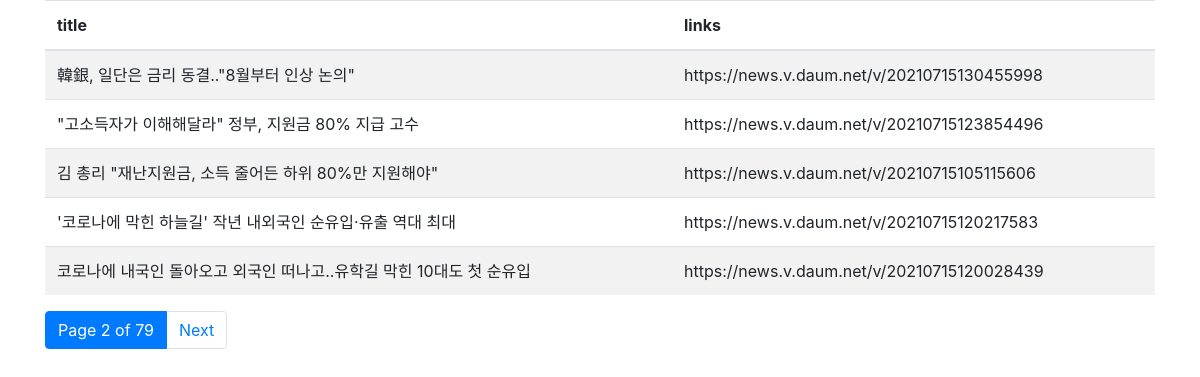
Page /board/list_paginator?page=2 on the committed database.
### polls/models.py (models this page shows)
class Economics(models.Model):
    title = models.CharField(max_length=100)
    href = models.CharField(max_length=100)
    create_date = models.CharField(max_length=100)

### board/views.py (the view)
# urls.py: path('board/list_paginator', boardviews.list_paginator),
def list_paginator(request):
    conn = sqlite3.connect('db.sqlite3')
    conn.row_factory = sqlite3.Row  # for getting columns
    curs = conn.cursor()
    curs.execute('select * from polls_economics pe')
    data = curs.fetchall()
    for row in data:
        print(row['title'], row['href'])
    paginator = Paginator(data, 5)
    result = dict()
    result['paginator'] = paginator
    page_number = request.GET.get('page', 1)
    result['page_obj'] = paginator.get_page(page_number)
    return render(request, 'board/list_paginator.html', context=result)

### templates/board/list_paginator.html (shortened to what this page needs)
<!DOCTYPE html>
<html lang="en">
<head>
</head>
<link rel="stylesheet" href="https://stackpath.bootstrapcdn.com/bootstrap/4.3.1/css/bootstrap.min.css"
>
<body>
<div class="container">
    <table class="table table-striped">
        <thead>
            <tr>
                <th>title</th>
                <th>links</th>
            </tr>
        </thead>
        <tbody>
            {% for row in page_obj %}
            <tr>
                <td>{{ row.title }}</td>
                <td>{{ row.href }}</td>
            </tr>
            {% endfor %}
        </tbody>
    </table>
    <ul class="pagination">
        <li class="page-item active"><a class="page-link" href="#">Page {{ page_obj.number }}  of {{ paginator.num_pages }}</a></li>
        <li class="page-item"><a class="page-link" href="?page={{ page_obj.next_page_number }}">Next</a></li>
    </ul>
</div>
</body>
</html>

### rows in the picture
Economics: title "韓銀, 일단은 금리 동결..\"8월부터 인상 논의\"", href "https://news.v.daum.net/v/20210715130455998"
Economics: title "\"고소득자가 이해해달라\" 정부, 지원금 80% 지급 고수", href "https://news.v.daum.net/v/20210715123854496"
Economics: title "김 총리 \"재난지원금, 소득 줄어든 하위 80%만 지원해야\"", href "https://news.v.daum.net/v/20210715105115606"
Economics: title "'코로나에 막힌 하늘길' 작년 내외국인 순유입·유출 역대 최대", href "https://news.v.daum.net/v/20210715120217583"
Economics: title "코로나에 내국인 돌아오고 외국인 떠나고..유학길 막힌 10대도 첫 순유입", href "https://news.v.daum.net/v/20210715120028439"

### other values in the picture
{{ page_obj.number }} "2"
{{ paginator.num_pages }} "79"
